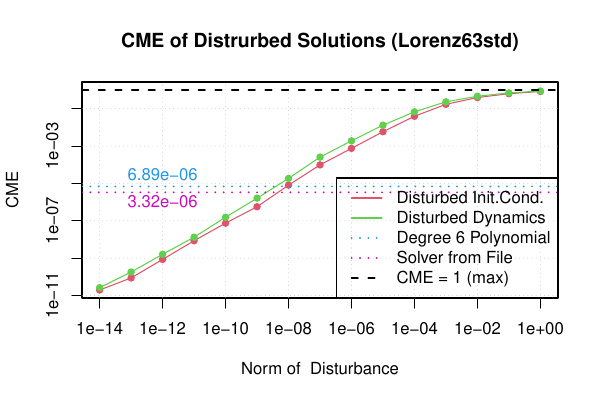

Generate this figure with R:
cme <- function(target, follower) {
  n <- nrow(target)
  meanState <- colMeans(target)
  targetStateDemeaned <- target - rep(meanState, each = n)
  scale <- sqrt(mean(rowSums(targetStateDemeaned)^2))
  targeStateNormed <- targetStateDemeaned / scale
  followerStateNormed <- (follower - rep(meanState, each = n)) / scale
  err <- sqrt(rowSums((targeStateNormed - followerStateNormed)^2))
  score <- mean(pmin(1, cummax(err)))
  return(score)
}

lorenz63 <- function(u, coef) {
  du <- c(
    coef[1] * (u[2] - u[1]),
    coef[2] * u[1] - u[2] - u[1] * u[3],
    u[1] * u[2] - coef[3] * u[3]
  )
  return(du)
}

getL63 <- function(u0, coef) {
  timeRange <- c(0, 10)
  tm <- seq(timeRange[1], timeRange[2], by = 0.001)
  truth <- deSolve::ode(
    y = u0,
    times = tm,
    func = \(t, y, parms, ...) {list(lorenz63(y, parms$coef))},
    parms = list(coef = coef),
    method = "rk4")
}

nReps <- 1000

sValues <- 10^(0:(-14))


cat("Start resultsIniCond\n")
ptMain <- proc.time()
resultsIniCond <- matrix(NA, nrow = nReps, ncol = length(sValues))
for (i in seq_along(sValues)) {
  cat("\tStart ic s =", sValues[i])
  pt <- proc.time()
  resultsIniCond[, i] <- replicate(nReps, {
    u0 <- DEEBdata:::sampleOnLorenz63Attractor(1)
    coef <- c(10, 28, 2.66666666666667)
    truth <- getL63(u0, coef)

    x <- rnorm(3)
    rDir <- x / sqrt(sum(x*x))
    u0disturbed <- u0 + sValues[i]*rDir

    disturbed <- getL63(u0disturbed, coef)

    cme(truth, disturbed)
  })
  cat(" ", (proc.time() - pt)[3], "s\n")
}
cat("End resultsIniCond after", (proc.time() - ptMain)[3], "\n")


cat("Start resultsCoeff\n")
ptMain <- proc.time()
resultsCoeff <- matrix(NA, nrow = nReps, ncol = length(sValues))
for (i in seq_along(sValues)) {
  cat("\tStart co s =", sValues[i])
  pt <- proc.time()
  resultsCoeff[, i] <- replicate(nReps, {
    u0 <- DEEBdata:::sampleOnLorenz63Attractor(1)
    coef <- c(10, 28, 2.66666666666667)
    truth <- getL63(u0, coef)

    x <- rnorm(3)
    rDir <- x / sqrt(sum(x*x))
    coefDisturbed <- coef + sValues[i]*rDir

    disturbed <- getL63(u0, coefDisturbed)

    cme(truth, disturbed)
  })
  cat(" ", (proc.time() - pt)[3], "s\n")
}
cat("End resultsCoeff after", (proc.time() - ptMain)[3], "\n")


saveRDS(
  dplyr::lst(
    resultsIniCond,
    resultsCoeff,
    sValues,
    nReps),
  "CMEofDisturbed_results.RDS")

data <- readRDS("CMEofDisturbed_results.RDS")


meansIc <- colMeans(data$resultsIniCond)
meansCo <- colMeans(data$resultsCoeff)

pdf("CMEofDisturbed.pdf", width=6, height=4)
plot(NA, main = "CME of Distrurbed Solutions (Lorenz63std)", log = "xy", xlab="Norm of  Disturbance", ylab = "CME", xlim = range(sValues), ylim = c(min(c(meansIc, meansCo)), 1))
grid()
points(sValues, meansIc, col=2, pch=16)
lines(sValues, meansIc, col=2)
points(sValues, meansCo, col=3, pch=16)
lines(sValues, meansCo, col=3)
abline(h = 6.887056e-06, col=4, lwd=2, lty=3) # CME value for Poly6 on 10^4 data points
abline(h = 3.321945e-06, col=6, lwd=2, lty=3) # CME value of solver with true dynamics started at csv file init cond
text(1e-12, 3e-5, "6.89e-06", col=4)
text(1e-12, 1e-6, "3.32e-06", col=6)
abline(h = 1, lwd=2, lty=2) # CME max
#abline(v = sqrt(.Machine$double.eps), col=8, lwd=2, lty=2)
legend(
  "bottomright",
  legend = c("Disturbed Init.Cond.", "Disturbed Dynamics", "Degree 6 Polynomial", "Solver from File", "CME = 1 (max)"),
  lwd = 2,
  lty = c(1, 1, 3, 3, 2),
  col = c(2, 3, 4, 6, 1)
)
dev.off()

# WARNING: in the obs csv data, there are only 8 digits after the decimal dot, i.e., 8 to 10 significant digits
